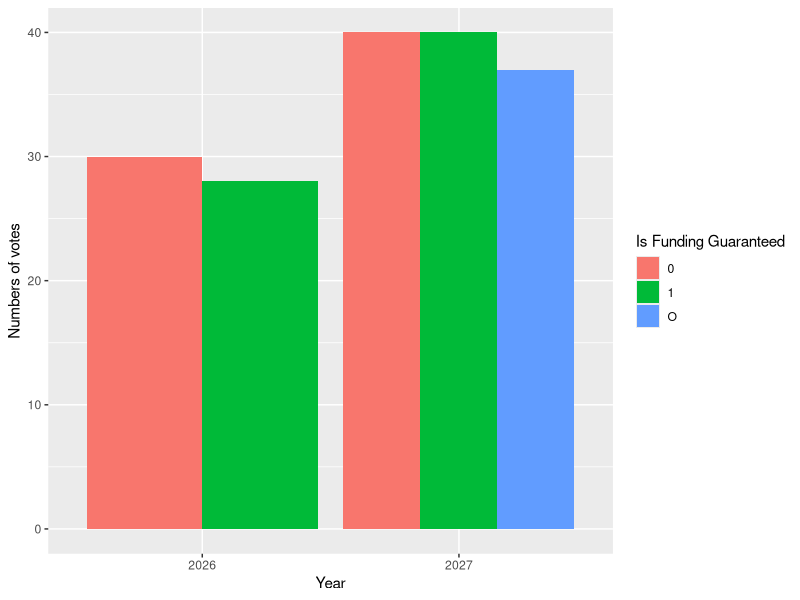
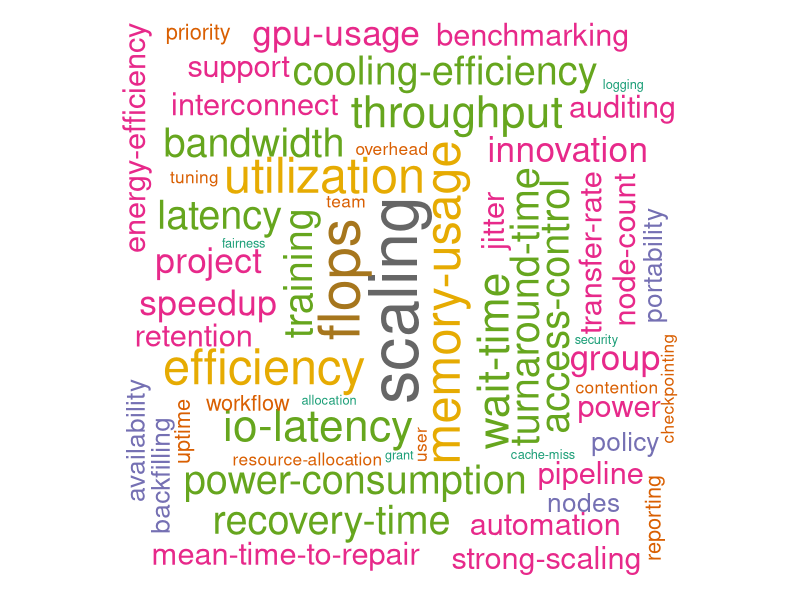
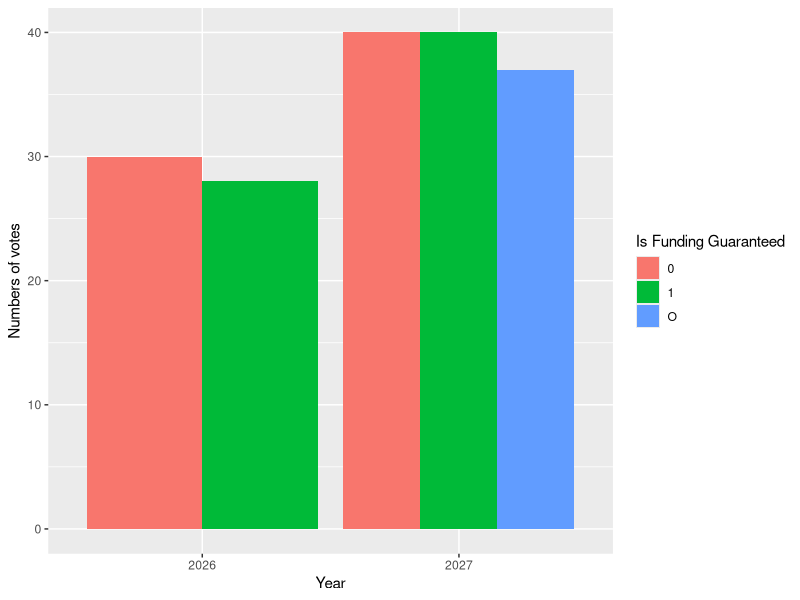

Write the R code that produced these figures, in order.
## ---- chunk 1
knitr::opts_chunk$set(echo = TRUE)
library(knitr)
library(tm)
library(tidytext)
library(wordcloud)
library(tidyverse)
data2026 <- read.csv("./fake_hpc_events.csv")
data2026$year <- year(data2026$date)
## ---- chunk 2
# number of submitted responses per event per year
groups <- group_by(data2026,year,event)
kable(summarise(groups,max(user)), col.names = c("Year", "Event", "Number of Participants"))
## ---- chunk 3
ggplot(data = data2026, aes(x = factor(year), y = user, fill = factor(funding_guaranteed))) +
  geom_col(position = "dodge") +
  labs(x = "Year", y = "Numbers of votes", fill = "Is Funding Guaranteed")
## ---- chunk 4
# word cloud example
metricstext <- data2026$top_three_metrics
corpuswords <- Corpus(VectorSource(metricstext))
tdmx <- TermDocumentMatrix(corpuswords)
wordmatrix <- as.matrix(tdmx) 
wordcount <- sort(rowSums(wordmatrix),decreasing=TRUE) 
wordfrequency <- data.frame(word = names(wordcount),freq=wordcount)
metric_words <-  data2026 %>%
  select(top_three_metrics) %>%
  mutate(top_three_metrics = str_replace_all(top_three_metrics, "-", "_")) %>% # tidytext strips - but not _, so that's a workaround
  unnest_tokens(word, top_three_metrics)
words <- metric_words %>% count(word, sort=TRUE)
set.seed(1234) # for reproducibility
wordcloud(words = wordfrequency$word, freq = wordfrequency$freq, min.freq = 1,
          max.words=200, random.order=FALSE, rot.per=0.35,
          colors=brewer.pal(8, "Dark2"))
## ---- chunk 5
ggplot(data = data2026, aes(x = factor(year), y = user, fill = factor(funding_guaranteed))) +
  geom_col(position = "dodge") +
  labs(x = "Year", y = "Numbers of votes", fill = "Is Funding Guaranteed")
